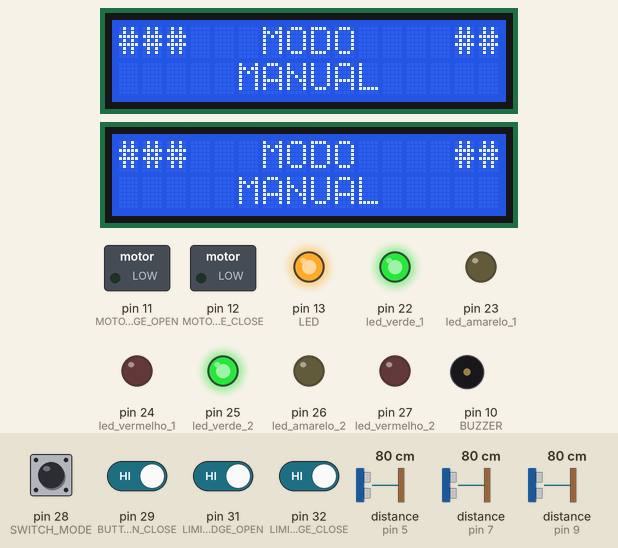
Recording of a sketch running on a simulated Arduino Mega 2560, built with avr-gcc and run on an emulated ATmega2560. Shown: 2 × 16×2 character LCD, switched loads named in the sketch (green lamp = pin HIGH), output pins drawn as LEDs (lit = HIGH), buzzer (waves = sounding, pin HIGH). Dashed ring = blinking. Inputs (shaded band) come from the test bench; at power-on: pin 28 (SWITCH_MODE), pin 29 (BUTTON_OPEN_CLOSE), pin 31 (LIMIT_BRIDGE_OPEN), pin 32 (LIMIT_BRIDGE_CLOSE) HIGH, distance to the obstacle (sensors on pin 7, pin 5, pin 9) 80 cm. The echo pulse lasts 58.3 µs per cm; what the sketch prints to the serial monitor is not drawn.

Above: at 6.21 s.
7.2 s: pin 28 (SWITCH_MODE) pulled LOW for 0.15 s
At 7.9 s:
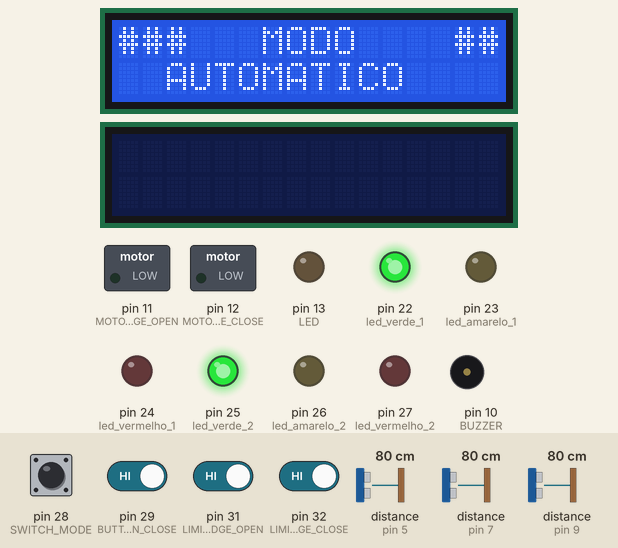
10.6 s: pin 28 (SWITCH_MODE) driven LOW and pin 29 (BUTTON_OPEN_CLOSE) driven LOW
At 13.6 s:
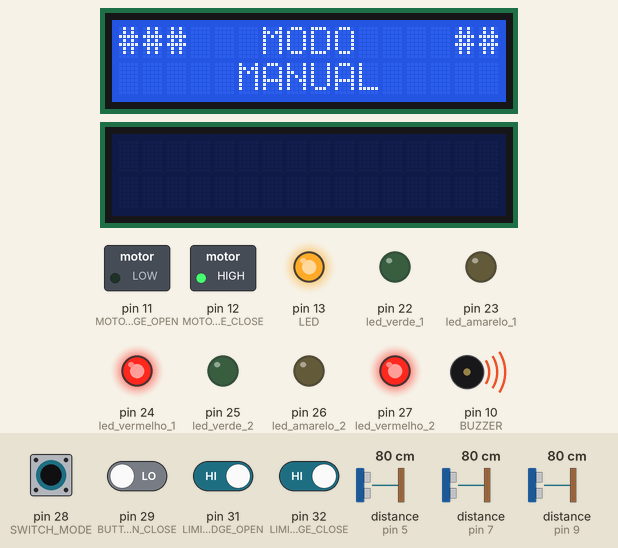
13.8 s: pin 29 (BUTTON_OPEN_CLOSE) driven HIGH
At 15.1 s:
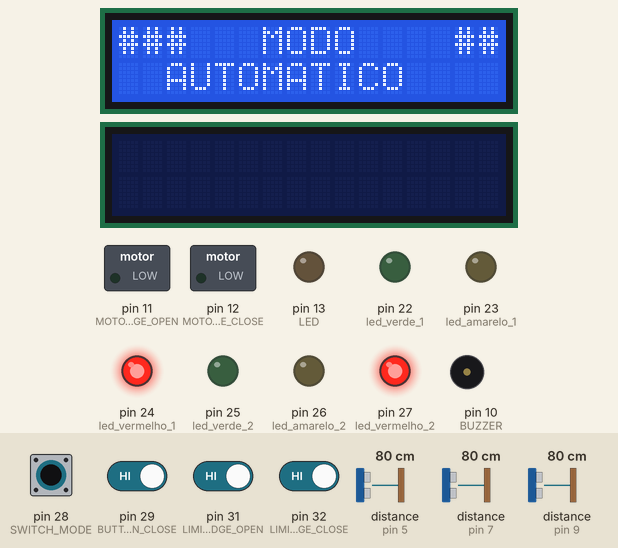
15.8 s: distance to the obstacle (sensor on pin 7) set to 33 cm
19.0 s: distance to the obstacle (sensor on pin 7) set to 27 cm
At 20.04 s:
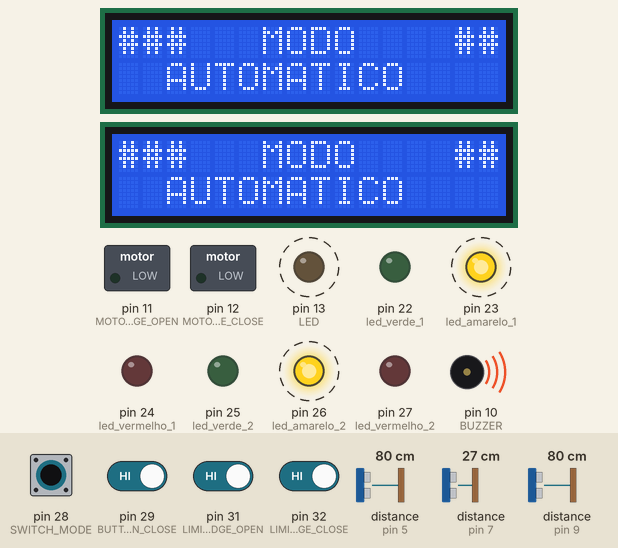
Timing chart, 0 to 22.5 s (numbered marks = the images above; inputs shaded):
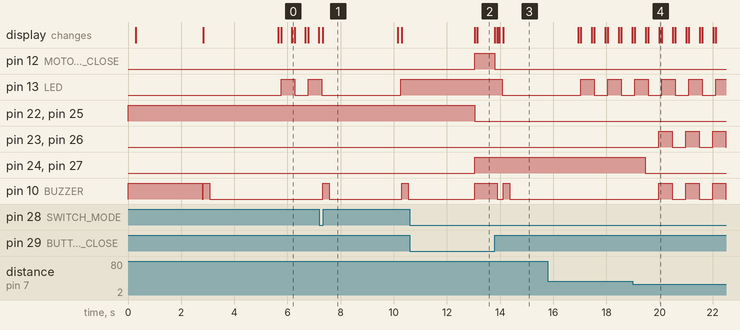

The sketch:

suspense_bridge.ino
```cpp
/*
**dois semaforos
**três ultrassonicos
**lcd 16x02
**um motor
**botao modo manual
*/

////////////////////////// INCLUSÃO ///////////////////////////////
#include <Wire.h>
#include <NewPing.h>
#include <LiquidCrystal_I2C.h>

#define MAX_DISTANCE_FRONT 30
#define MAX_DISTANCE_BACK 30
#define TIME_TO_CLOSE_BRIDGE 5000

#define LED 13
#define TRIGGER_FRENTE_1 4
#define ECHO_FRENTE_1 5

#define TRIGGER_FRENTE_2 6
#define ECHO_FRENTE_2 7

#define TRIGGER_TRAS 8
#define ECHO_TRAS 9

#define BUZZER 10
#define MOTOR_BRIDGE_OPEN 11
#define MOTOR_BRIDGE_CLOSE 12

//Funciones
#define led_verde_1 22
#define led_amarelo_1 23
#define led_vermelho_1 24

#define led_verde_2 25
#define led_amarelo_2 26
#define led_vermelho_2 27

#define SWITCH_MODE 28
#define BUTTON_OPEN_CLOSE 29

#define LIMIT_BRIDGE_OPEN 31
#define LIMIT_BRIDGE_CLOSE 32

//Recursos
char mode = 'A';
char modeAnt = 'A';

bool flagBarco = false;
bool flagAlert = false;
bool flagAbrindo = false;
bool flagPassando = false;
bool flagFechando = false;

int distanciaFrente1 = 0;
int distanciaFrente2 = 0;
int distanciaTras = 0;
String distanciaBarco = "";
String estadoSemaforo = "";
unsigned long int tempoDelay = 0, tempoBarco = 0;

//********************************  *************************************
LiquidCrystal_I2C lcd(0x27, 16, 2);  //Set the LCD address to 0x27 for a 16x02
NewPing ultraFrente1(TRIGGER_FRENTE_1, ECHO_FRENTE_1, MAX_DISTANCE_FRONT);
NewPing ultraFrente2(TRIGGER_FRENTE_2, ECHO_FRENTE_2, MAX_DISTANCE_FRONT);
NewPing ultraTras(TRIGGER_TRAS, ECHO_TRAS, MAX_DISTANCE_BACK);

void modeRed();
void modeGreen();
void modeYellow();
void modeOff();
void lerSensores();
void turnOnAlarm();
void turnOffAlarm();

void setup() {
  pinMode(LED, OUTPUT);
  digitalWrite(LED, LOW);

  pinMode(BUZZER, OUTPUT);
  digitalWrite(BUZZER, HIGH);

  pinMode(MOTOR_BRIDGE_CLOSE, OUTPUT);
  digitalWrite(MOTOR_BRIDGE_CLOSE, LOW);

  pinMode(MOTOR_BRIDGE_OPEN, OUTPUT);
  digitalWrite(MOTOR_BRIDGE_OPEN, LOW);

  pinMode(SWITCH_MODE, INPUT_PULLUP);
  pinMode(BUTTON_OPEN_CLOSE, INPUT_PULLUP);
  pinMode(LIMIT_BRIDGE_OPEN, INPUT_PULLUP);
  pinMode(LIMIT_BRIDGE_CLOSE, INPUT_PULLUP);


  //Semaforo 1
  pinMode(led_verde_1, OUTPUT);
  pinMode(led_amarelo_1, OUTPUT);
  pinMode(led_vermelho_1, OUTPUT);
  digitalWrite(led_verde_1, HIGH);
  digitalWrite(led_amarelo_1, LOW);
  digitalWrite(led_vermelho_1, LOW);

  //Semaforo 2
  pinMode(led_verde_2, OUTPUT);
  pinMode(led_amarelo_2, OUTPUT);
  pinMode(led_vermelho_2, OUTPUT);
  digitalWrite(led_verde_2, HIGH);
  digitalWrite(led_amarelo_2, LOW);
  digitalWrite(led_vermelho_2, LOW);
  delay(200);

  lcd.init();
  lcd.backlight();
  lcd.setCursor(0, 0);
  lcd.print(" UNIV.METODISTA");
  lcd.setCursor(0, 1);
  lcd.print(" PROJECTO FINAL");
  Serial.begin(9600);
  delay(2500);
  digitalWrite(BUZZER, LOW);

  modeGreen();
}


void loop() {
  verifyMode();
  verifyClosing();
  readButton();

  if (millis() - tempoDelay > 500) {
    tempoDelay = millis();
    lerSensores();
    printDataLCD(lcd);
    digitalWrite(LED, !digitalRead(LED));
  }

  if (mode == 'A') {
    if (flagAbrindo && flagBarco) {
      if (!isBridgeClose()) {
        modeRed();
        openBridge();
        turnOnAlarm();
        Serial.println("Abrinco, ha barco");
        printManualLCD(lcd, "     PONTE      ", "    ABRINDO     ");
        while (!isBridgeClose())
          ;
        stopBridge();
        flagAbrindo = false;
        Serial.println("Solte o botão");
        Serial.println("## ponte aberta ##");
        printManualLCD(lcd, "     PONTE      ", "### ABERTA ###");
        turnOffAlarm();
      }
    }
  }

  if ((millis() - tempoBarco > TIME_TO_CLOSE_BRIDGE) && flagPassando) {
    flagBarco = false;
    flagPassando = false;
    flagFechando = true;
    Serial.println("--> PONTE FECHANDO");
    if (mode == 'A') {
      modeRed();
      closeBridge();
      turnOnAlarm();
      Serial.println("FECHANDO...");
      printManualLCD(lcd, "     PONTE      ", "   FECHANDO     ");
      while (!isBridgeOpen());
      stopBridge();
      flagBarco = false;
      flagPassando = false;
      modeGreen();
      Serial.println("Solte o botão");
      printManualLCD(lcd, "     PONTE      ", "### FECHADA ###");
      turnOffAlarm();
      delay(2000);
    }
  }
  delay(10);
}


void lerSensores() {
  distanciaFrente1 = ultraFrente1.ping_cm();
  distanciaFrente2 = ultraFrente2.ping_cm();
  distanciaTras = ultraTras.ping_cm();

  Serial.println("DistanciaFrente1:" + String(distanciaFrente1));
  Serial.println("DistanciaFrente2:" + String(distanciaFrente2));
  Serial.println("DistanciaTras:" + String(distanciaTras));
  Serial.println("----------------------------------------------\n");

  if (((distanciaFrente1 > 15) || (distanciaFrente2 > 15)) && mode=='A') {
    flagBarco = true;
    flagAlert = true;
    distanciaBarco = (distanciaFrente1 > 5) ? "NAVIO Á:" + String(distanciaFrente1) : "NAVIO Á:" + String(distanciaFrente2);
    modeAlert();
  } else if (((distanciaFrente1 > 5) || (distanciaFrente2 > 5)) && mode=='A') {
    flagBarco = true;
    flagAlert = false;
    distanciaBarco = (distanciaFrente1 > 5) ? "NAVIO Á:" + String(distanciaFrente1) : "NAVIO Á:" + String(distanciaFrente2);
    flagAbrindo = true;

  }
  else if((distanciaFrente1 < 2) || (distanciaFrente2 < 2) && digitalRead(LIMIT_BRIDGE_CLOSE) && mode=='A')
  {
    if(flagAlert)
    {
      flagAlert = false;
      flagBarco = false;
      modeGreen();
    }
  }

  Serial.println("LIMIT_CLOSE:"+String(digitalRead(LIMIT_BRIDGE_CLOSE)));
  Serial.println("LIMIT_OPEN:"+String(digitalRead(LIMIT_BRIDGE_OPEN)));

  if (distanciaTras > 2 && flagBarco && mode=='A') {
    distanciaBarco = "NAVIO PASSANDO  ";
    modeRed();
    flagPassando = true;
    tempoBarco = millis();
  }
}


//////////////////////////////////////////////////////////
void printDataLCD(LiquidCrystal_I2C lcd) {
  lcd.init();
  lcd.clear();
  lcd.setCursor(0, 0);
  if (flagBarco) {
    lcd.print("NAVIO DETECTADO");
    lcd.setCursor(0, 1);
    lcd.print(distanciaBarco);
    lcd.print("cm");
  } else {
    lcd.print("#   SEMAFORO   #");
    lcd.setCursor(0, 1);
    lcd.print(estadoSemaforo);
    Serial.println(estadoSemaforo);
  }

  lcd.setCursor(15, 1);
  lcd.print(mode);
}


void printManualLCD(LiquidCrystal_I2C lcd, String linha1, String linha2) {
  lcd.init();
  lcd.clear();
  lcd.setCursor(0, 0);
  lcd.print(linha1);
  lcd.setCursor(0, 1);
  lcd.print(linha2);
}

bool isBridgeClose() {
  return (!digitalRead(LIMIT_BRIDGE_CLOSE));
}

bool isBridgeOpen() {
  return (!digitalRead(LIMIT_BRIDGE_OPEN));
}


void openBridge() {
  if (!isBridgeClose())
    digitalWrite(MOTOR_BRIDGE_CLOSE, HIGH);
  else {
    Serial.println("JÁ ESTÁ FECHADA!");
    stopBridge();
  }
}

void closeBridge() {
  if (!isBridgeOpen())
    digitalWrite(MOTOR_BRIDGE_OPEN, HIGH);
  else {
    Serial.println("JÁ ESTÁ ABERTA!");
    stopBridge();
  }
}

void readButton() {
  if (mode == 'M') {
    if (!digitalRead(BUTTON_OPEN_CLOSE)) {
      if (isBridgeClose()) {
        modeRed();
        closeBridge();
        turnOnAlarm();
        Serial.println("FECHANDO...");
        printManualLCD(lcd, "     PONTE      ", "   FECHANDO     ");
        while (!digitalRead(BUTTON_OPEN_CLOSE) && !isBridgeOpen())
          ;
        stopBridge();
        flagBarco = false;
        flagPassando = false;
        modeGreen();
        Serial.println("Solte o botão");
        printManualLCD(lcd, "     PONTE      ", "### FECHADA ###");
        while (!digitalRead(BUTTON_OPEN_CLOSE))
          ;
        turnOffAlarm();
        delay(2000);
      } else {
        modeRed();
        openBridge();
        turnOnAlarm();
        Serial.println("ABRINDO...");
        printManualLCD(lcd, "     PONTE      ", "    ABRINDO     ");
        while (!digitalRead(BUTTON_OPEN_CLOSE) && !isBridgeClose())
          ;
        stopBridge();
        Serial.println("Solte o botão");
        printManualLCD(lcd, "     PONTE      ", "### ABERTA ###");
        while (!digitalRead(BUTTON_OPEN_CLOSE))
          ;
        turnOffAlarm();
      }
    }
  }
}

void stopBridge() {
  digitalWrite(MOTOR_BRIDGE_OPEN, LOW);
  digitalWrite(MOTOR_BRIDGE_CLOSE, LOW);
}

void bip() {
  digitalWrite(BUZZER, HIGH);
  delay(250);
  digitalWrite(BUZZER, LOW);
}

void turnOnAlarm() {
  digitalWrite(BUZZER, HIGH);
}

void turnOffAlarm() {
  digitalWrite(BUZZER, LOW);
}


void verifyClosing() {
  if (flagFechando && !digitalRead(LIMIT_BRIDGE_CLOSE)) {
    flagFechando = false;
    stopBridge();
  }
}

void verifyMode() {
  mode = (!digitalRead(SWITCH_MODE)) ? 'A' : 'M';
  if (mode != modeAnt) {
    modeAnt = mode;
    flagAbrindo=false;
    flagBarco=false;
    flagPassando=false;
    flagFechando = false;
    lcd.clear();
    lcd.setCursor(0, 0);
    lcd.print("###   MODO    ###");
    lcd.setCursor(0, 1);
    if (mode == 'A')
      lcd.print("  AUTOMATICO   ");
    else
      lcd.print("     MANUAL     ");
    bip();
    delay(2500);
  }
}


///////////////////////////////////////////////////////////
void modeAlert() {
  static bool aux = false;
  if (aux) {
    modeYellow();
    turnOnAlarm();
  } else {
    modeOff();
    turnOffAlarm();
  }
  aux = !aux;
}

///////////////////////////////////////////////////////////
void modeGreen() {
  digitalWrite(led_verde_1, HIGH);
  digitalWrite(led_amarelo_1, LOW);
  digitalWrite(led_vermelho_1, LOW);

  digitalWrite(led_verde_2, HIGH);
  digitalWrite(led_amarelo_2, LOW);
  digitalWrite(led_vermelho_2, LOW);
  estadoSemaforo = "#### VERDE ####";
  turnOffAlarm();
}

///////////////////////////////////////////////////////////
void modeYellow() {
  digitalWrite(led_verde_1, LOW);
  digitalWrite(led_amarelo_1, HIGH);
  digitalWrite(led_vermelho_1, LOW);

  digitalWrite(led_verde_2, LOW);
  digitalWrite(led_amarelo_2, HIGH);
  digitalWrite(led_vermelho_2, LOW);
  estadoSemaforo = "### AMARELO ###";
}

///////////////////////////////////////////////////////////
void modeRed() {
  digitalWrite(led_verde_1, LOW);
  digitalWrite(led_amarelo_1, LOW);
  digitalWrite(led_vermelho_1, HIGH);

  digitalWrite(led_verde_2, LOW);
  digitalWrite(led_amarelo_2, LOW);
  digitalWrite(led_vermelho_2, HIGH);
  estadoSemaforo = "## VERMELHO ##";
  turnOnAlarm();
}

///////////////////////////////////////////////////////////
void modeOff() {
  digitalWrite(led_verde_1, LOW);
  digitalWrite(led_amarelo_1, LOW);
  digitalWrite(led_vermelho_1, LOW);

  digitalWrite(led_verde_2, LOW);
  digitalWrite(led_amarelo_2, LOW);
  digitalWrite(led_vermelho_2, LOW);
}
```

Measured:
- the behaviour switches between 31 and 30 cm on distance to the obstacle (sensor on pin 7) (found by bisection; images 3 and 4)
- after the input at 7.2 s, pin 10 (BUZZER): alternates HIGH for 0.25 s and LOW for 2.7 s, starting after 0.13 s; the display: changes after 0.13 s (image 1)
- after the input at 10.6 s, pin 12 (MOTOR_BRIDGE_CLOSE), pin 24 (led_vermelho_1), pin 27 (led_vermelho_2), pin 10 (BUZZER): LOW → HIGH after 2.5 s; pin 13 (LED): stays HIGH (without the input it goes to LOW after 2.6 s); pin 22 (led_verde_1), pin 25 (led_verde_2): HIGH → LOW after 2.5 s
- after the input at 13.8 s, pin 12 (MOTOR_BRIDGE_CLOSE): HIGH → LOW at once; pin 13 (LED): HIGH → LOW after 0.27 s; pin 10 (BUZZER): HIGH → LOW after 0.10 s, → HIGH 0.22 s later, → LOW 0.25 s later; the display: first changes at once (image 3 shows a later state)
- after the input at 19.0 s, pin 23 (led_amarelo_1), pin 26 (led_amarelo_2), pin 10 (BUZZER): alternates HIGH for 0.51 s and LOW for 0.51 s, starting after 0.96 s; pin 24 (led_vermelho_1), pin 27 (led_vermelho_2): HIGH → LOW after 0.46 s
